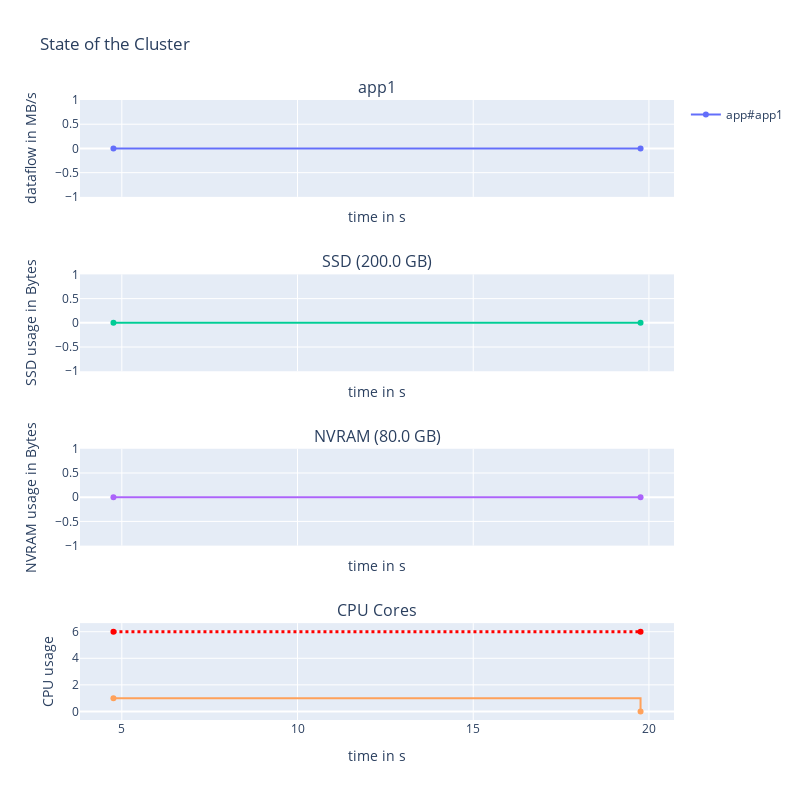

The notebook cell saved with this chart:
### Code cell
# we attach the tiers to a cluster:
cluster = Cluster(env, compute_nodes=3,   # number of physical nodes
                       cores_per_node=2,  # available cores per node
                       tiers=[ssd_tier, nvram_tier]) # associate storage tiers to the cluster
                    #          ^tier 0,    ^tier 1, tier...
                    

env.process(app1.run(cluster, placement=[1, 1]))
env.run()

print(f"Execution time = {time.time()-start_time} seconds")

fig = display_run(data, cluster, width=800, height=800)
fig.show()

### Figure 1 — Plotly figure (JSON) as saved in the notebook; plotly's stock layout.template omitted (floating-point values rounded to 4 significant figures)
{"data": [{"line": {"shape": "linear"}, "name": "app#app1", "text": ["COMPUTE|volume=0B", "COMPUTE|volume=0B"], "textposition": "top center", "type": "scatter", "x": [4.762, 19.76], "xaxis": "x", "y": [0, 0], "yaxis": "y"}, {"line": {"dash": "dot", "shape": "linear"}, "name": "app1 mvt", "text": [], "textposition": "top center", "type": "scatter", "x": [], "xaxis": "x", "y": [], "yaxis": "y"}, {"line": {"shape": "linear"}, "name": "SSD", "showlegend": false, "text": ["app1|Compute | +volume=0B"], "textposition": "top center", "type": "scatter", "x": [4.762, 19.76], "xaxis": "x2", "y": [0, 0], "yaxis": "y2"}, {"line": {"shape": "linear"}, "name": "NVRAM", "showlegend": false, "text": ["app1|Compute | +volume=0B"], "textposition": "top center", "type": "scatter", "x": [4.762, 19.76], "xaxis": "x3", "y": [0, 0], "yaxis": "y3"}, {"line": {"shape": "hv"}, "showlegend": false, "type": "scatter", "x": [4.762, 19.76], "xaxis": "x4", "y": [1, 0], "yaxis": "y4"}, {"line": {"color": "red", "dash": "dot", "shape": "hv", "width": 3}, "showlegend": false, "text": ["Maximum available cores in cluster=6", "Maximum available cores in cluster=6"], "type": "scatter", "x": [4.762, 19.76], "xaxis": "x4", "y": [6, 6], "yaxis": "y4"}], "layout": {"annotations": [{"font": {"size": 16}, "showarrow": false, "text": "app1", "x": 0.5, "xanchor": "center", "xref": "paper", "y": 1, "yanchor": "bottom", "yref": "paper"}, {"font": {"size": 16}, "showarrow": false, "text": "SSD (200.0 GB)", "x": 0.5, "xanchor": "center", "xref": "paper", "y": 0.7188, "yanchor": "bottom", "yref": "paper"}, {"font": {"size": 16}, "showarrow": false, "text": "NVRAM (80.0 GB)", "x": 0.5, "xanchor": "center", "xref": "paper", "y": 0.4375, "yanchor": "bottom", "yref": "paper"}, {"font": {"size": 16}, "showarrow": false, "text": "CPU Cores", "x": 0.5, "xanchor": "center", "xref": "paper", "y": 0.1562, "yanchor": "bottom", "yref": "paper"}], "height": 800, "title": {"text": "State of the Cluster"}, "width": 800, "xaxis": {"anchor": "y", "domain": [0, 1], "matches": "x4", "showticklabels": false, "title": {"text": "time in s"}}, "xaxis2": {"anchor": "y2", "domain": [0, 1], "matches": "x4", "showticklabels": false, "title": {"text": "time in s"}}, "xaxis3": {"anchor": "y3", "domain": [0, 1], "matches": "x4", "showticklabels": false, "title": {"text": "time in s"}}, "xaxis4": {"anchor": "y4", "domain": [0, 1], "title": {"text": "time in s"}}, "yaxis": {"anchor": "x", "domain": [0.8438, 1], "title": {"text": "dataflow in MB/s"}}, "yaxis2": {"anchor": "x2", "domain": [0.5625, 0.7188], "title": {"text": "SSD usage in Bytes"}}, "yaxis3": {"anchor": "x3", "domain": [0.2812, 0.4375], "title": {"text": "NVRAM usage in Bytes"}}, "yaxis4": {"anchor": "x4", "domain": [0, 0.1562], "title": {"text": "CPU usage"}}}}
